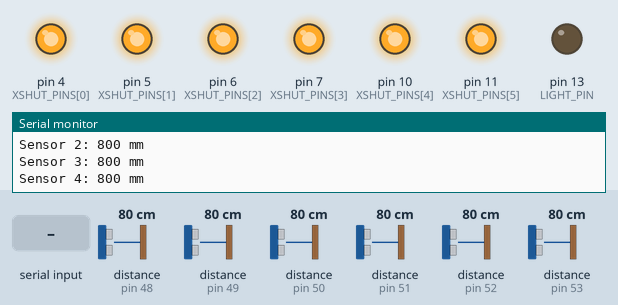
Bench run of a sketch on a simulated Arduino Mega 2560, built with avr-gcc and run on an emulated ATmega2560. Parts: output pins drawn as LEDs (lit = HIGH), the last lines printed to the serial monitor. The inputs (shaded band) are chosen by the test bench; at power-on: distance to the obstacle (sensors on pin 50, pin 48, pin 49, pin 51, pin 52, pin 53) 80 cm.

Above: at 1.2 s.
1.3 s: "H" received over the second serial link
At 2.0 s:
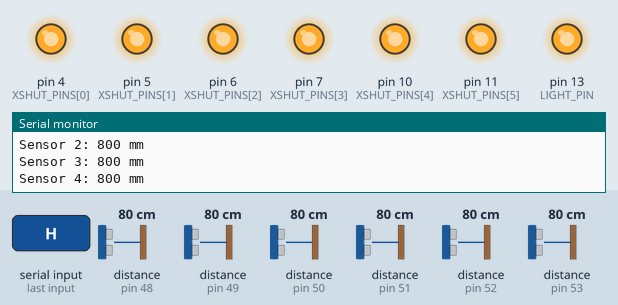
5.9 s: distance to the obstacle (sensor on pin 50) set to 11 cm
7.4 s: distance to the obstacle (sensor on pin 50) set to 8 cm
At 7.9 s:
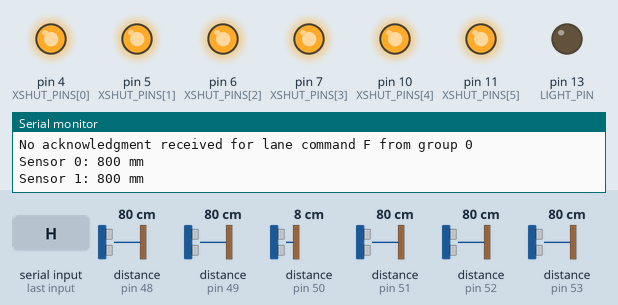
Timing chart, 0 to 10.4 s (numbered marks = the images above; inputs shaded):
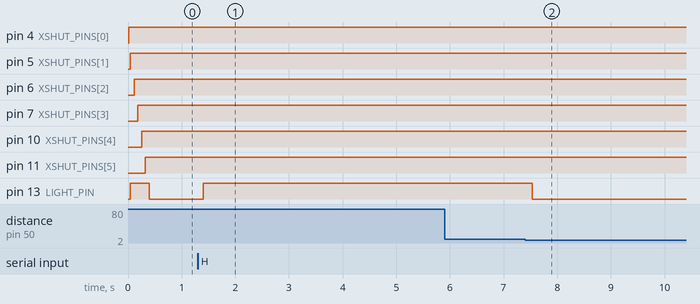

Measured:
- the behaviour switches between 10 and 9 cm on distance to the obstacle (sensor on pin 50) (found by bisection; images 1 and 2)
- after the input at 1.3 s, pin 13 (LIGHT_PIN): LOW → HIGH after 0.10 s
- after the input at 7.4 s, pin 13 (LIGHT_PIN): HIGH → LOW after 0.14 s

The sketch:

lane-controller.ino
```cpp
#include <Wire.h>
#include <VL53L0X.h>

constexpr uint8_t NUM_SENSORS = 6;
constexpr uint8_t NUM_GROUPS = 3;
constexpr uint8_t LIGHT_PIN = 13;  // Lane beacon

const uint8_t XSHUT_PINS[NUM_SENSORS] = { 4, 5, 6, 7, 10, 11 };
const uint8_t GROUP_START[NUM_GROUPS] = { 0, 4, 5 };
const uint8_t GROUP_END[NUM_GROUPS] = { 3, 4, 5 };
constexpr uint16_t MIN_RANGE_MM = 75;
constexpr uint16_t MAX_RANGE_MM = 100;
constexpr unsigned long FLASH_INTERVAL_MS = 25;
constexpr unsigned long SENSOR_BOOT_DELAY_MS = 10;
constexpr unsigned long COMMAND_COOLDOWN_MS = FLASH_INTERVAL_MS * 2;
constexpr unsigned long ACK_TIMEOUT_MS = FLASH_INTERVAL_MS * 4;
constexpr size_t MAX_SERIAL_BYTES_PER_LOOP = 8;

VL53L0X sensors[NUM_SENSORS];
bool sensorInitSuccessful[NUM_SENSORS] = { false };
unsigned long lastTriggeredTime[NUM_GROUPS] = { 0, 0, 0 };
char lastCommand = 'N';
const char laneAddress = '1';  // Change this per installation

enum class InitPhase : uint8_t {
    HoldReset,
    WaitAfterReset,
    PowerSensor,
    WaitAfterPowerOn,
    ConfigureSensor,
    Complete,
    Failed
};

struct PendingCommand {
    bool awaitingAck = false;
    unsigned long sentAt = 0;
    char command = 'N';
};

struct BeaconTask {
    bool active = false;
    bool infinite = false;
    unsigned long nextToggle = 0;
    unsigned long interval = 0;
    uint16_t remainingToggles = 0;
};

InitPhase initPhase = InitPhase::HoldReset;
uint8_t currentInitSensor = 0;
unsigned long initPhaseDeadline = 0;
BeaconTask beaconTask;
bool beaconState = false;
PendingCommand pendingCommands[NUM_GROUPS];

void reportSensorStatus();
void serviceInitialization(unsigned long now);
void serviceBeacon(unsigned long now);
void scheduleBeaconToggle(uint16_t toggles, unsigned long interval, bool forceHigh, bool infinite = false);
void cancelBeaconSequence();
void handleIncomingByte(char incoming, unsigned long now);
void resolveAck();
void serviceSensorGroups(unsigned long now);
void maybeSendGroupCommand(uint8_t group, char command, unsigned long now);
void serviceAckTimeouts(unsigned long now);
void setBeacon(bool state);

void setup() {
    Serial.begin(9600);   // USB debug console
    Serial1.begin(9600);  // RS-485 or UART back to the Teensy brain
    Wire.begin();

    pinMode(LIGHT_PIN, OUTPUT);
    setBeacon(false);

    Serial.print("Booting lane controller at address ");
    Serial.println(laneAddress);

    for (uint8_t i = 0; i < NUM_SENSORS; ++i) {
        pinMode(XSHUT_PINS[i], OUTPUT);
        digitalWrite(XSHUT_PINS[i], LOW);
    }

    initPhase = InitPhase::HoldReset;
    serviceInitialization(millis());
}

void loop() {
    const unsigned long now = millis();

    serviceInitialization(now);
    serviceBeacon(now);
    serviceAckTimeouts(now);

    size_t serialBudget = MAX_SERIAL_BYTES_PER_LOOP;
    while (Serial1.available() > 0 && serialBudget-- > 0) {
        handleIncomingByte(static_cast<char>(Serial1.read()), now);
    }

    if (initPhase == InitPhase::Complete) {
        serviceSensorGroups(now);
    }
}

void reportSensorStatus() {
    for (uint8_t i = 0; i < NUM_SENSORS; ++i) {
        if (sensorInitSuccessful[i]) {
            Serial.println("SENSOR_OK");
        } else {
            Serial.println("SENSOR_ERROR");
        }
    }
}

void serviceInitialization(unsigned long now) {
    switch (initPhase) {
        case InitPhase::HoldReset:
            initPhase = InitPhase::WaitAfterReset;
            initPhaseDeadline = now + SENSOR_BOOT_DELAY_MS;
            break;
        case InitPhase::WaitAfterReset:
            if (now >= initPhaseDeadline) {
                initPhase = InitPhase::PowerSensor;
            }
            break;
        case InitPhase::PowerSensor:
            if (currentInitSensor >= NUM_SENSORS) {
                initPhase = InitPhase::Complete;
                cancelBeaconSequence();
                setBeacon(false);
                break;
            }

            digitalWrite(XSHUT_PINS[currentInitSensor], HIGH);
            initPhase = InitPhase::WaitAfterPowerOn;
            initPhaseDeadline = now + SENSOR_BOOT_DELAY_MS;
            break;
        case InitPhase::WaitAfterPowerOn:
            if (now >= initPhaseDeadline) {
                initPhase = InitPhase::ConfigureSensor;
            }
            break;
        case InitPhase::ConfigureSensor: {
            VL53L0X& sensor = sensors[currentInitSensor];
            if (!sensor.init(true)) {
                Serial.print("Sensor ");
                Serial.print(currentInitSensor);
                Serial.println(" failed to initialize!");
                scheduleBeaconToggle(0, FLASH_INTERVAL_MS * 4, true, true);
                initPhase = InitPhase::Failed;
                break;
            }

            sensorInitSuccessful[currentInitSensor] = true;
            sensor.setAddress(0x30 + currentInitSensor);
            sensor.startContinuous();

            Serial.print("Sensor ");
            Serial.print(currentInitSensor);
            Serial.println(" initialized successfully with its respective I2C address!");

            setBeacon(true);
            scheduleBeaconToggle(1, FLASH_INTERVAL_MS, true);

            ++currentInitSensor;
            initPhase = InitPhase::PowerSensor;
            break;
        }
        case InitPhase::Complete:
        case InitPhase::Failed:
            break;
    }
}

void serviceBeacon(unsigned long now) {
    if (!beaconTask.active) {
        return;
    }

    if (now < beaconTask.nextToggle) {
        return;
    }

    setBeacon(!beaconState);

    if (!beaconTask.infinite) {
        if (beaconTask.remainingToggles > 0) {
            --beaconTask.remainingToggles;
        }

        if (beaconTask.remainingToggles == 0) {
            beaconTask.active = false;
            return;
        }
    }

    beaconTask.nextToggle = now + beaconTask.interval;
}

void scheduleBeaconToggle(uint16_t toggles, unsigned long interval, bool forceHigh, bool infinite) {
    if (forceHigh) {
        setBeacon(true);
    }

    beaconTask.active = true;
    beaconTask.infinite = infinite;
    beaconTask.interval = interval;
    beaconTask.remainingToggles = toggles;
    beaconTask.nextToggle = millis() + interval;
}

void cancelBeaconSequence() {
    beaconTask.active = false;
    beaconTask.infinite = false;
    beaconTask.remainingToggles = 0;
}

void handleIncomingByte(char incoming, unsigned long now) {
    switch (incoming) {
        case 'H':
            cancelBeaconSequence();
            setBeacon(true);
            break;
        case 'T':
            scheduleBeaconToggle(35, FLASH_INTERVAL_MS * 20, !beaconState);
            break;
        case 'O':
            cancelBeaconSequence();
            setBeacon(false);
            break;
        case 'D':
            // Reserved for future sensor dumps
            break;
        case 'R':
            reportSensorStatus();
            break;
        case 'A':
            resolveAck();
            break;
        default:
            // Mystery commands are ignored but logged for curious minds.
            Serial.print("Unhandled command from host: ");
            Serial.println(incoming);
            break;
    }
}

void resolveAck() {
    for (uint8_t g = 0; g < NUM_GROUPS; ++g) {
        if (pendingCommands[g].awaitingAck) {
            pendingCommands[g].awaitingAck = false;
            Serial.print("Received acknowledgment for command ");
            Serial.println(pendingCommands[g].command);
            break;
        }
    }
}

void serviceSensorGroups(unsigned long now) {
    for (uint8_t g = 0; g < NUM_GROUPS; ++g) {
        if (pendingCommands[g].awaitingAck) {
            continue;
        }

        for (uint8_t i = GROUP_START[g]; i <= GROUP_END[g]; ++i) {
            const uint16_t range = sensors[i].readRangeContinuousMillimeters();

            if (sensors[i].timeoutOccurred()) {
                Serial.print("Sensor ");
                Serial.print(i);
                Serial.println(" reading timed out!");
                continue;
            }

            Serial.print("Sensor ");
            Serial.print(i);
            Serial.print(": ");
            Serial.print(range);
            Serial.println(" mm");

            char commandToSend = 'N';

            if (range > MIN_RANGE_MM && range < MAX_RANGE_MM &&
                now - lastTriggeredTime[g] > COMMAND_COOLDOWN_MS) {
                setBeacon(false);

                if (g == 0) {
                    commandToSend = 'F';
                } else if (g == 1) {
                    commandToSend = 'M';
                } else {
                    commandToSend = 'L';
                }

                lastTriggeredTime[g] = now;
            }

            if (commandToSend != 'N') {
                maybeSendGroupCommand(g, commandToSend, now);
                break;
            }
        }
    }
}

void maybeSendGroupCommand(uint8_t group, char command, unsigned long now) {
    Serial1.write(command);
    lastCommand = command;

    pendingCommands[group].awaitingAck = true;
    pendingCommands[group].sentAt = now;
    pendingCommands[group].command = command;
}

void serviceAckTimeouts(unsigned long now) {
    for (uint8_t g = 0; g < NUM_GROUPS; ++g) {
        PendingCommand& pending = pendingCommands[g];
        if (!pending.awaitingAck) {
            continue;
        }

        if (now - pending.sentAt > ACK_TIMEOUT_MS) {
            Serial.print("No acknowledgment received for lane command ");
            Serial.print(pending.command);
            Serial.print(" from group ");
            Serial.println(g);
            pending.awaitingAck = false;
        }
    }
}

void setBeacon(bool state) {
    if (beaconState == state) {
        return;
    }

    digitalWrite(LIGHT_PIN, state ? HIGH : LOW);
    beaconState = state;
}
```
